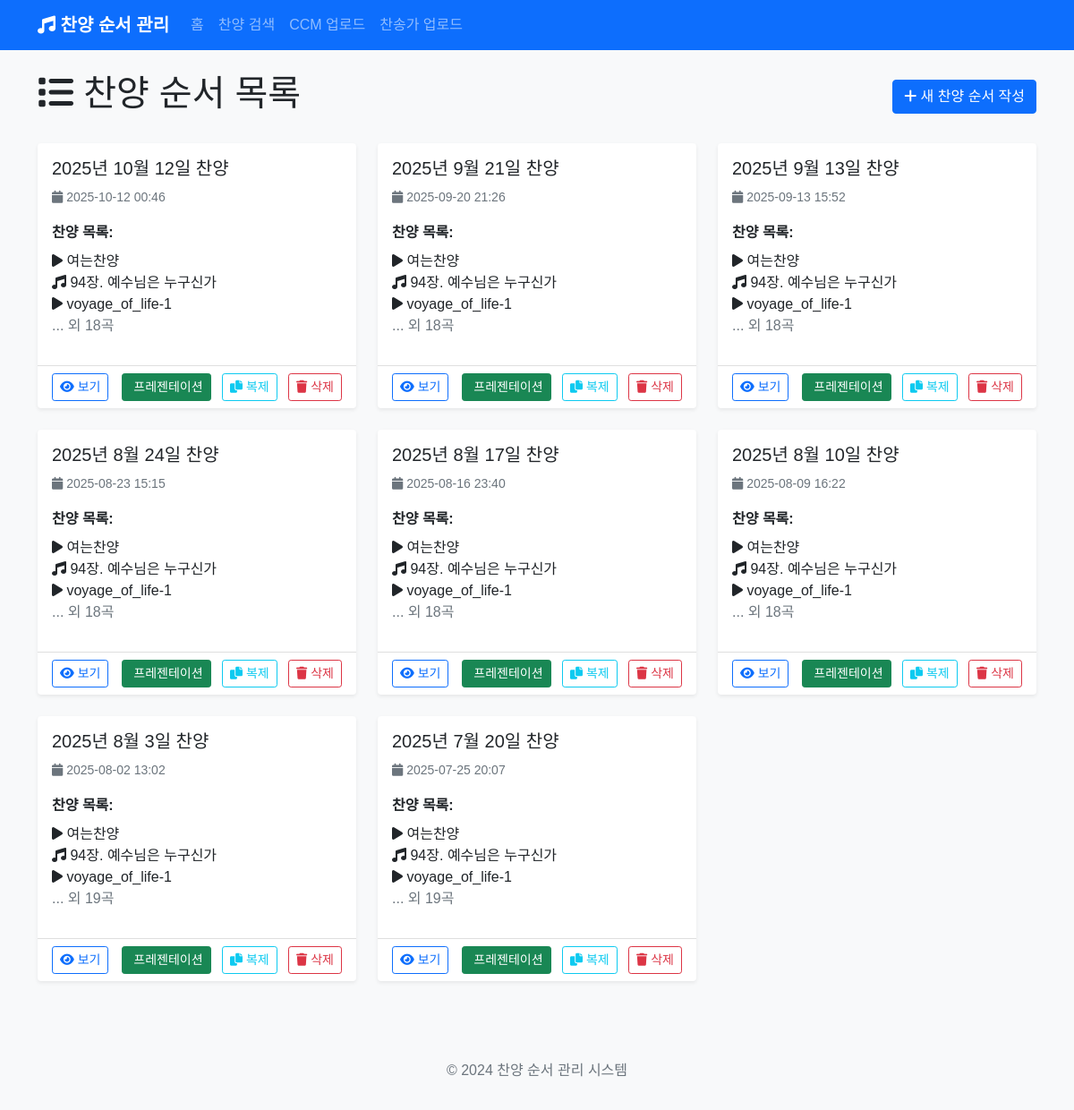
Before: / with the older database file.
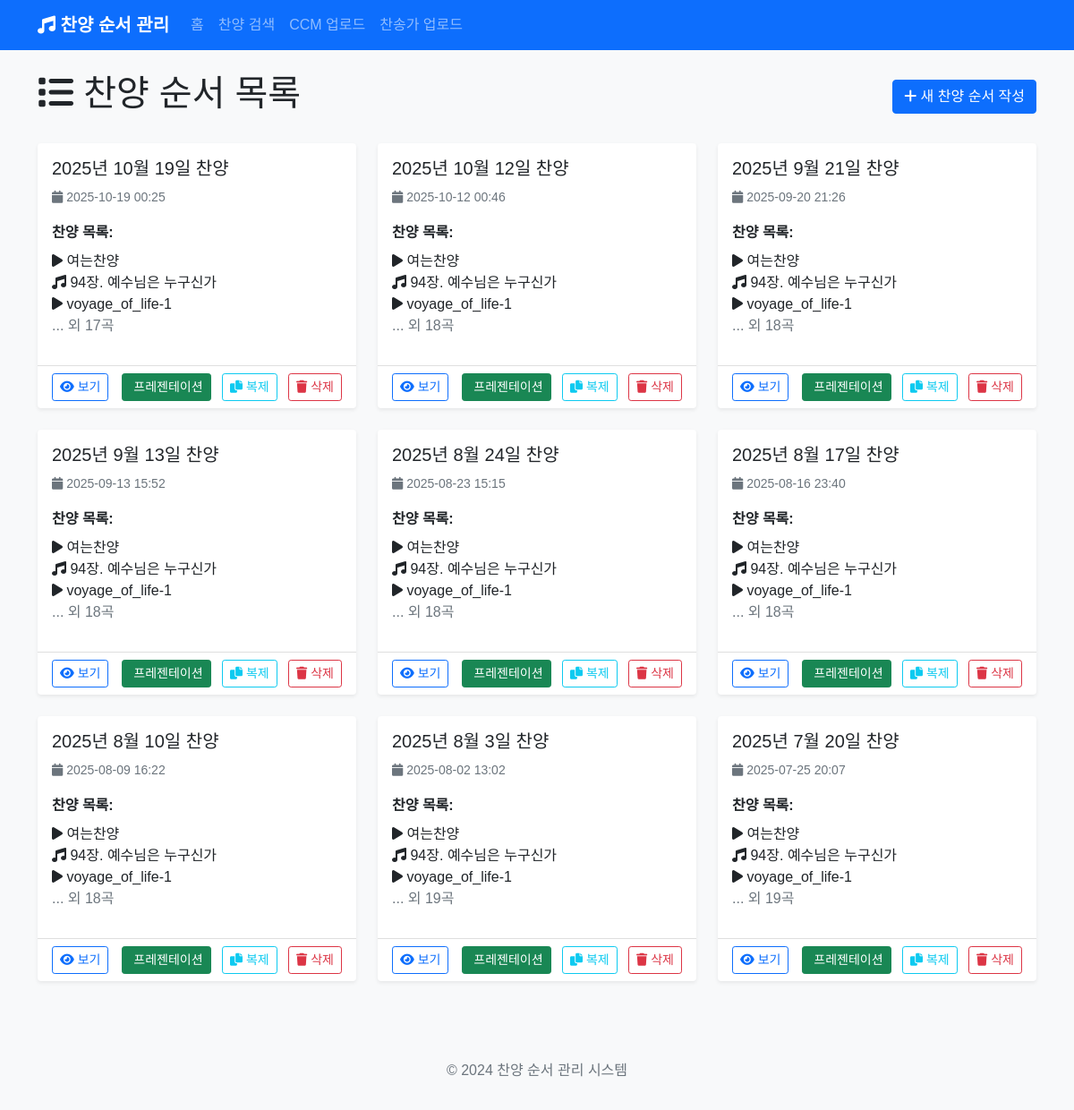
After: the same page with the newer database file.
### app.py (models this page shows)
class PraisePost(db.Model):
    id = db.Column(db.Integer, primary_key=True)
    title = db.Column(db.String(200), nullable=False)
    content = db.Column(db.Text, nullable=False)
    created_at = db.Column(db.DateTime, default=datetime.utcnow)
    songs = db.relationship('Song', backref='praise_post', lazy=True, cascade='all, delete-orphan')
    background_image = db.Column(db.String(500))  # 전체 배경 이미지
    parallax_image = db.Column(db.String(500))  # 패럴랙스 배경 이미지

class Song(db.Model):
    id = db.Column(db.Integer, primary_key=True)
    title = db.Column(db.String(200), nullable=False)
    song_type = db.Column(db.String(50), nullable=False)  # 'hymn', 'ccm', 'section', 'media'
    hymn_number = db.Column(db.String(10))  # 찬송가 번호
    lyrics = db.Column(db.Text)  # 가사
    order = db.Column(db.Integer, nullable=False)
    praise_post_id = db.Column(db.Integer, db.ForeignKey('praise_post.id'), nullable=False)
    section_title = db.Column(db.String(200))  # 섹션 제목 (예: 찬양순서1)
    media_type = db.Column(db.String(50))  # 'image', 'video'
    media_url = db.Column(db.String(500))  # 미디어 파일 경로
    background_image = db.Column(db.String(500))  # 배경 이미지

### app.py (the view)
@app.route('/')
def index():
    posts = PraisePost.query.order_by(PraisePost.created_at.desc()).all()
    return render_template('index.html', posts=posts)

### templates/index.html (shortened to what this page needs)
{% extends "base.html" %}
{% block content %}
<div class="row">
    <div class="col-12">
        <div class="d-flex justify-content-between align-items-center mb-4">
            <h1><i class="fas fa-list"></i> 찬양 순서 목록</h1>
            <a href="{{ url_for('new_post') }}" class="btn btn-primary">
                <i class="fas fa-plus"></i> 새 찬양 순서 작성
            </a>
        </div>
    </div>
</div>
{% if posts %}
<div class="row">
    {% for post in posts %}
    <div class="col-md-6 col-lg-4 mb-4">
        <div class="card h-100 shadow-sm">
            <div class="card-body">
                <h5 class="card-title">{{ post.title }}</h5>
                <p class="card-text text-muted">
                    <small>
                        <i class="fas fa-calendar"></i> {{ post.created_at.strftime('%Y-%m-%d %H:%M') }}
                    </small>
                </p>
                <div class="mb-3">
                    <strong>찬양 목록:</strong>
                    <ul class="list-unstyled mt-2">
                        {% for song in post.songs[:3] %}
                        <li>
                            <i class="fas fa-{{ 'music' if song.song_type == 'hymn' else 'play' }}"></i>
                            {% if song.song_type == 'hymn' %}
                                {{ song.hymn_number }}장. {{ song.title }}
                            {% else %}
                                {{ song.title }}
                            {% endif %}
                        </li>
                        {% endfor %}
                        {% if post.songs|length > 3 %}
                        <li class="text-muted">... 외 {{ post.songs|length - 3 }}곡</li>
                        {% endif %}
                    </ul>
                </div>
            </div>
            <div class="card-footer bg-transparent">
                <div class="d-flex justify-content-between align-items-center">
                    <div>
                        <a href="{{ url_for('view_post', post_id=post.id) }}" class="btn btn-outline-primary btn-sm">
                            <i class="fas fa-eye"></i> 보기
                        </a>
                    </div>
                    <div>
                        <a href="{{ url_for('presentation', post_id=post.id) }}" class="btn btn-success btn-sm me-2" target="_blank">
                             프레젠테이션
                        </a>
                        <button type="button" class="btn btn-outline-info btn-sm me-2" onclick="duplicatePost({{ post.id }}, '{{ post.title }}')" title="복제하기">
                            <i class="fas fa-copy"></i> 복제
                        </button>
                        <button type="button" class="btn btn-outline-danger btn-sm" onclick="confirmDelete({{ post.id }}, '{{ post.title }}')">
                            <i class="fas fa-trash"></i> 삭제
                        </button>
                    </div>
                </div>
            </div>
        </div>
    </div>
    {% endfor %}
</div>
{% endif %}
{% endblock %}

### templates/base.html (shortened to what this page needs)
<!DOCTYPE html>
<html lang="ko">
<head>
    <link href="https://cdn.jsdelivr.net/npm/bootstrap@5.1.3/dist/css/bootstrap.min.css" rel="stylesheet">
    <link href="https://cdnjs.cloudflare.com/ajax/libs/font-awesome/6.0.0/css/all.min.css" rel="stylesheet">
    <link href="{{ url_for('static', filename='css/style.css') }}" rel="stylesheet">
</head>
<body>
    <nav class="navbar navbar-expand-lg navbar-dark bg-primary">
        <div class="container">
            <a class="navbar-brand" href="{{ url_for('index') }}">
                <i class="fas fa-music"></i> 찬양 순서 관리
            </a>
            <div class="collapse navbar-collapse" id="navbarNav">
                <ul class="navbar-nav me-auto">
                    <li class="nav-item">
                        <a class="nav-link" href="{{ url_for('index') }}">홈</a>
                    </li>
                    <li class="nav-item">
                        <a class="nav-link" href="{{ url_for('search') }}">찬양 검색</a>
                    </li>
                    <li class="nav-item">
                        <a class="nav-link" href="{{ url_for('upload_ccm') }}">CCM 업로드</a>
                    </li>
                    <li class="nav-item">
                        <a class="nav-link" href="{{ url_for('upload_hymn') }}">찬송가 업로드</a>
                    </li>
                </ul>
            </div>
        </div>
    </nav>
    <main class="container mt-4">
        {% block content %}{% endblock %}
    </main>
    <footer class="bg-light text-center text-muted py-3 mt-5">
        <div class="container">
            <p>&copy; 2024 찬양 순서 관리 시스템</p>
        </div>
    </footer>
</body>
</html>

### static/css/style.css (style rules this page uses)
body { font-family: 'Noto Sans KR', sans-serif; background-color: #f8f9fa; }
.navbar-brand { font-weight: bold; }
.card { border: none; box-shadow: 0 0.125rem 0.25rem rgba(0, 0, 0, 0.075); transition: box-shadow 0.15s ease-in-out; }
.btn { transition: all 0.15s ease-in-out; }

Changed rows visible on the page:
added PraisePost: title "2025년 10월 19일 찬양", created_at "2025-10-19 00:25", songs|length "17"
added Song: title "여는찬양", shown under "2025년 10월 19일 찬양"
added Song: hymn_number "94", title "예수님은 누구신가", shown under "2025년 10월 19일 찬양"
added Song: title "voyage_of_life-1", shown under "2025년 10월 19일 찬양"
